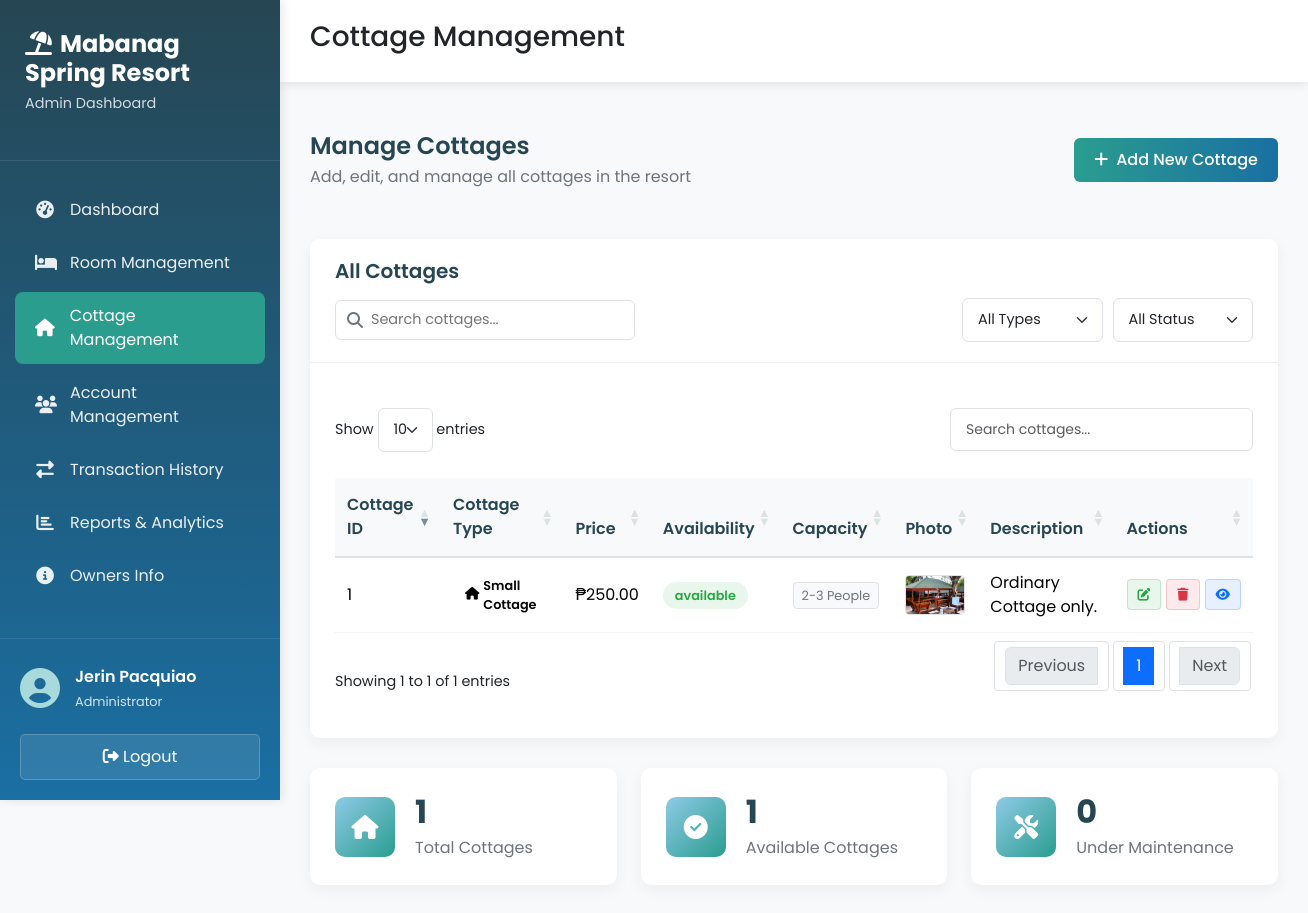
Page /admin/cottage.php (signed in) on the committed database.
### tables this page shows
CREATE TABLE `cottage` (
  `cottage_id` int(11) NOT NULL,
  `cottage_type` varchar(50) NOT NULL,
  `capacity` varchar(50) DEFAULT NULL,
  `cottage_price` decimal(10,2) NOT NULL,
  `cottage_availability` enum('available','maintenance') NOT NULL DEFAULT 'available',
  `photo` varchar(100) NOT NULL,
  `cottage_description` text DEFAULT NULL
);

### admin/name.php (called while the page is built)
<?php
require 'connect.php';
$admin_id = $_SESSION['admin_id'];
$query = $conn->query("SELECT * FROM `admin` WHERE `admin_id` = '$admin_id'")
         or die(mysqli_error($conn));
$fetch = $query->fetch_assoc();
$name  = $fetch['name'];
?>

### admin/cottage.php (the view, shortened to what this page needs)
<!DOCTYPE html>
<?php
    require_once 'name.php';
    require_once 'connect.php';
?>
<html lang="en">
<head>
    <link href="https://cdn.jsdelivr.net/npm/bootstrap@5.3.8/dist/css/bootstrap.min.css" rel="stylesheet"
>
    <link rel="stylesheet" href="https://cdnjs.cloudflare.com/ajax/libs/font-awesome/6.4.0/css/all.min.css">
    <link rel="stylesheet" href="https://cdn.datatables.net/1.13.6/css/dataTables.bootstrap5.min.css">
    <link rel="stylesheet" href="../css/admin_style.css">
    <link rel="stylesheet" href="../css/cottage_style.css">
</head>
<body data-alert-type="<?php echo isset($_SESSION['alert_type']) ? $_SESSION['alert_type'] : ''; ?>"
      data-alert-title="<?php echo isset($_SESSION['alert_title']) ? $_SESSION['alert_title'] : ''; ?>"
      data-alert-message="<?php echo isset($_SESSION['alert_message']) ? htmlspecialchars($_SESSION['alert_message']) : ''; ?>">
    <div class="dashboard-container">
        <div class="sidebar">
            <div class="sidebar-header">
                <h2><i class="fas fa-umbrella-beach me-2"></i>Mabanag Spring Resort</h2>
                <p>Admin Dashboard</p>
            </div>
            <ul class="sidebar-menu">
                <li class="menu-item">
                    <a href="home.php">
                        <i class="fas fa-tachometer-alt"></i>
                        <span>Dashboard</span>
                    </a>
                </li>
                <li class="menu-item">
                    <a href="room.php">
                        <i class="fas fa-bed"></i>
                        <span>Room Management</span>
                    </a>
                </li>
                <li class="menu-item active">
                    <a href="cottage.php">
                        <i class="fas fa-home"></i>
                        <span>Cottage Management</span>
                    </a>
                </li>
                <li class="menu-item">
                    <a href="account.php">
                        <i class="fas fa-users"></i>
                        <span>Account Management</span>
                    </a>
                </li>
                <li class="menu-item">
                    <a href="transaction.php">
                        <i class="fas fa-exchange-alt"></i>
                        <span>Transaction History</span>
                    </a>
                </li>
                <li class="menu-item">
                    <a href="reports.php">
                        <i class="fas fa-chart-bar"></i>
                        <span>Reports & Analytics</span>
                    </a>
                </li>
                <li class="menu-item">
                    <a href="owners_info.php">
                        <i class="fas fa-info-circle"></i>
                        <span>Owners Info</span>
                    </a>
                </li>
            </ul>
            <div class="sidebar-footer">
                <div class="user-info">
                    <div class="user-avatar">
                        <i class="fas fa-user-circle"></i>
                    </div>
                    <div class="user-details">
                        <span class="user-name"><?php echo $name; ?></span>
                        <span class="user-role">Administrator</span>
                    </div>
                </div>
                <a href="logout.php" id=logoutBtn class="btn btn-logout">
                    <i class="fas fa-sign-out-alt"></i> Logout
                </a>
            </div>
        </div>
        <div class="main-content">
            <nav class="top-nav">
                <div class="nav-left">
                    <h3>Cottage Management</h3>
                </div>
            </nav>
            <div class="content-area">
                <div class="page-header">
                    <div class="header-info">
                        <h4>Manage Cottages</h4>
                        <p>Add, edit, and manage all cottages in the resort</p>
                    </div>
                    <button class="btn btn-primary" data-bs-toggle="modal" data-bs-target="#addCottageModal">
                        <i class="fas fa-plus me-2"></i>Add New Cottage
                    </button>
                </div>
                <div class="card">
                    <div class="card-header">
                        <h5>All Cottages</h5>
                        <div class="table-controls">
                            <div class="search-box">
                                <i class="fas fa-search"></i>
                                <input type="text" id="searchInput" placeholder="Search cottages...">
                            </div>
                            <div class="filter-controls">
                                <select id="typeFilter" class="form-select">
                                    <option value="">All Types</option>
                                </select>
                                <select id="availabilityFilter" class="form-select">
                                    <option value="">All Status</option>
                                </select>
                            </div>
                        </div>
                    </div>
                    <div class="card-body">
                        <div class="table-responsive">
                            <table id="cottagesTable" class="table table-hover">
                                <thead>
                                    <tr>
                                        <th>Cottage ID</th>
                                        <th>Cottage Type</th>
                                        <th>Price</th>
                                        <th>Availability</th>
                                        <th>Capacity</th>
                                        <th>Photo</th>
                                        <th>Description</th>
                                        <th>Actions</th>
                                    </tr>
                                </thead>
                                <tbody>
                                    <?php
                                        $query = $conn->query("SELECT * FROM `cottage` ORDER BY `cottage_id` DESC") or die(mysqli_error());
                                        while ($fetch = $query->fetch_array()) {
                                    ?>
                                    <tr>
                                        <td><?php echo $fetch['cottage_id'] ?></td>
                                        <td>
                                            <span class="cottage-type-badge cottage-type-<?php echo strtolower(str_replace(' ', '-', $fetch['cottage_type'])) ?>">
                                                <i class="fas fa-home me-1"></i><?php echo $fetch['cottage_type'] ?>
                                            </span>
                                        </td>
                                        <td>₱<?php echo $fetch['cottage_price'] ?></td>
                                        <td>
                                            <span class="availability-badge availability-<?php echo strtolower($fetch['cottage_availability']) ?>">
                                                <?php echo $fetch['cottage_availability'] ?>
                                            </span>
                                        </td>
                                        <td>
                                            <span class="capacity-badge"><?php echo $fetch['capacity'] ?></span>
                                        </td>
                                        <td>
                                            <?php if (! empty($fetch['photo'])): ?>
                                                <img src="../photos/<?php echo $fetch['photo'] ?>" alt="Cottage Photo" class="cottage-thumbnail">
                                            <?php else: ?>
                                                <div class="no-photo">No Image</div>
                                            <?php endif; ?>
                                        </td>
                                        <td><?php echo $fetch['cottage_description'] ?></td>
                                        <td>
                                            <div class="action-buttons">
                                                <button class="btn btn-sm btn-edit" data-bs-toggle="modal" data-bs-target="#editCottageModal"
                                                    data-id="<?php echo $fetch['cottage_id'] ?>"
                                                    data-type="<?php echo $fetch['cottage_type'] ?>"
                                                    data-capacity="<?php echo $fetch['capacity'] ?>"
                                                    data-price="<?php echo $fetch['cottage_price'] ?>"
                                                    data-availability="<?php echo $fetch['cottage_availability'] ?>"
                                                    data-description="<?php echo htmlspecialchars($fetch['cottage_description'], ENT_QUOTES); ?>"
                                                    data-photo="<?php echo $fetch['photo'] ?>">
                                                    <i class="fas fa-edit"></i>
                                                </button>
                                                <button class="btn btn-sm btn-delete"
                                                    data-id="<?php echo $fetch['cottage_id'] ?>"
                                                    data-type="<?php echo $fetch['cottage_type'] ?>">
                                                    <i class="fas fa-trash"></i>
                                                </button>
                                                <button class="btn btn-sm btn-view" data-bs-toggle="modal" data-bs-target="#viewCottageModal"
                                                    data-id="<?php echo $fetch['cottage_id'] ?>"
                                                    data-type="<?php echo $fetch['cottage_type'] ?>"
                                                    data-capacity="<?php echo $fetch['capacity'] ?>"
                                                    data-price="<?php echo $fetch['cottage_price'] ?>"
                                                    data-availability="<?php echo $fetch['cottage_availability'] ?>"
                                                    data-description="<?php echo htmlspecialchars($fetch['cottage_description'], ENT_QUOTES); ?>"
                                                    data-photo="<?php echo $fetch['photo'] ?>"
                                                    data-capacity="<?php echo $capacity ?>">
                                                    <i class="fas fa-eye"></i>
                                                </button>
                                            </div>
                                        </td>
                                    </tr>
                                    <?php
                                        }
                                    ?>
                                </tbody>
                            </table>
                        </div>
                    </div>
                </div>
                <div class="row stats-row">
                    <div class="col-xl-4 col-md-6 mb-4">
                        <div class="stat-card">
                            <div class="stat-icon">
                                <i class="fas fa-home"></i>
                            </div>
                            <div class="stat-info">
                                <h3>
                                    <?php
                                        $total_cottages = $conn->query("SELECT COUNT(*) as total FROM `cottage`")->fetch_array();
                                        echo $total_cottages['total'];
                                    ?>
                                </h3>
                                <p>Total Cottages</p>
                            </div>
                        </div>
                    </div>
                    <div class="col-xl-4 col-md-6 mb-4">
                        <div class="stat-card">
                            <div class="stat-icon">
                                <i class="fas fa-check-circle"></i>
                            </div>
                            <div class="stat-info">
                                <h3>
                                    <?php
                                        $available_cottages = $conn->query("SELECT COUNT(*) as available FROM `cottage` WHERE `cottage_availability` = 'Available'")->fetch_array();
                                        echo $available_cottages['available'];
                                    ?>
                                </h3>
                                <p>Available Cottages</p>
                            </div>
                        </div>
                    </div>
                    <div class="col-xl-4 col-md-6 mb-4">
                        <div class="stat-card">
                            <div class="stat-icon">
                                <i class="fas fa-tools"></i>
                            </div>
                            <div class="stat-info">
                                <h3>
                                    <?php
                                        $maintenance_cottages = $conn->query("SELECT COUNT(*) as maintenance FROM `cottage` WHERE `cottage_availability` = 'Maintenance'")->fetch_array();
                                        echo $maintenance_cottages['maintenance'];
                                    ?>
                                </h3>
                                <p>Under Maintenance</p>
                            </div>
                        </div>
                    </div>
                </div>
            </div>
        </div>
    </div>
</body>
</html>

### rows in the picture
cottage: cottage_id "1", cottage_type "Small Cottage", cottage_price "250.00", cottage_availability "available", capacity "2-3 People", photo (picture), cottage_description "Ordinary Cottage only."

### other values in the picture
$name "Jerin Pacquiao"
$total_cottages['total'] "1"
$available_cottages['available'] "1"
$maintenance_cottages['maintenance'] "0"
